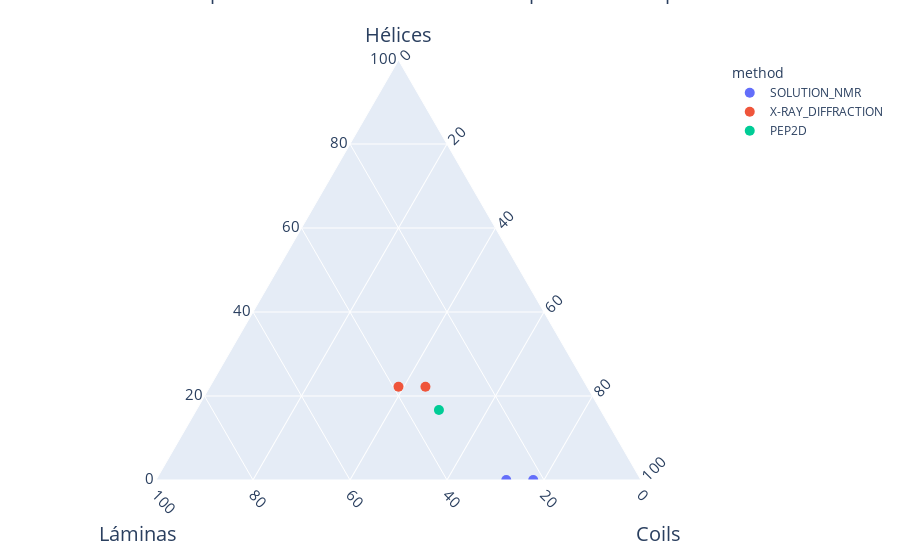

Notebook source saved alongside this figure:
### Code cell
import plotly.express as px

df = pd.read_csv('./Data/multid_test1.csv')

fig = px.scatter_ternary(df, a='helix%', b='sheet%', c='coil%', color='method')

fig.update_traces(marker=dict(size=10),
                  selector=dict(mode='markers'))

def makeAxis(title, tickangle):
    return {
      'title': title,
      'titlefont': { 'size': 20 },
      'tickangle': tickangle,
      'tickfont': { 'size': 15 },
      'tickcolor': 'rgba(0,0,0,0)',
      'ticklen': 5,
      'showline': True,
      'showgrid': True
    }
fig.update_layout(
{
    'ternary': {
        'sum': 100,
        'aaxis': makeAxis('Hélices', 0),
        'baxis': makeAxis('<br>Láminas', 45),
        'caxis': makeAxis('<br>Coils', -45)
    },
    'annotations': [{
      'showarrow': False,
      'text': 'Diferencias de composición de estructura secundaria por método experimental',
        'x': 0.5,
        'y': 1.20,
        'font': { 'size': 20 }
    }]
}
        ) 
fig.show()

### Figure 1 — Plotly figure (JSON) as saved in the notebook; plotly's stock layout.template omitted (floating-point values rounded to 4 significant figures)
{"data": [{"a": [0, 0], "b": [27.78, 22.22], "c": [72.22, 77.78], "hovertemplate": "method=SOLUTION_NMR<br>helix%=%{a}<br>sheet%=%{b}<br>coil%=%{c}<extra></extra>", "legendgroup": "SOLUTION_NMR", "marker": {"color": "#636efa", "size": 10, "symbol": "circle"}, "mode": "markers", "name": "SOLUTION_NMR", "showlegend": true, "subplot": "ternary", "type": "scatterternary"}, {"a": [22.22, 22.22], "b": [33.33, 38.89], "c": [44.44, 38.89], "hovertemplate": "method=X-RAY_DIFFRACTION<br>helix%=%{a}<br>sheet%=%{b}<br>coil%=%{c}<extra></extra>", "legendgroup": "X-RAY_DIFFRACTION", "marker": {"color": "#EF553B", "size": 10, "symbol": "circle"}, "mode": "markers", "name": "X-RAY_DIFFRACTION", "showlegend": true, "subplot": "ternary", "type": "scatterternary"}, {"a": [16.67], "b": [33.33], "c": [50], "hovertemplate": "method=PEP2D<br>helix%=%{a}<br>sheet%=%{b}<br>coil%=%{c}<extra></extra>", "legendgroup": "PEP2D", "marker": {"color": "#00cc96", "size": 10, "symbol": "circle"}, "mode": "markers", "name": "PEP2D", "showlegend": true, "subplot": "ternary", "type": "scatterternary"}], "layout": {"annotations": [{"font": {"size": 20}, "showarrow": false, "text": "Diferencias de composición de estructura secundaria por método experimental", "x": 0.5, "y": 1.2}], "legend": {"title": {"text": "method"}, "tracegroupgap": 0}, "margin": {"t": 60}, "ternary": {"aaxis": {"showgrid": true, "showline": true, "tickangle": 0, "tickcolor": "rgba(0,0,0,0)", "tickfont": {"size": 15}, "ticklen": 5, "title": {"font": {"size": 20}, "text": "Hélices"}}, "baxis": {"showgrid": true, "showline": true, "tickangle": 45, "tickcolor": "rgba(0,0,0,0)", "tickfont": {"size": 15}, "ticklen": 5, "title": {"font": {"size": 20}, "text": "<br>Láminas"}}, "caxis": {"showgrid": true, "showline": true, "tickangle": -45, "tickcolor": "rgba(0,0,0,0)", "tickfont": {"size": 15}, "ticklen": 5, "title": {"font": {"size": 20}, "text": "<br>Coils"}}, "domain": {"x": [0, 1], "y": [0, 1]}, "sum": 100}}}
